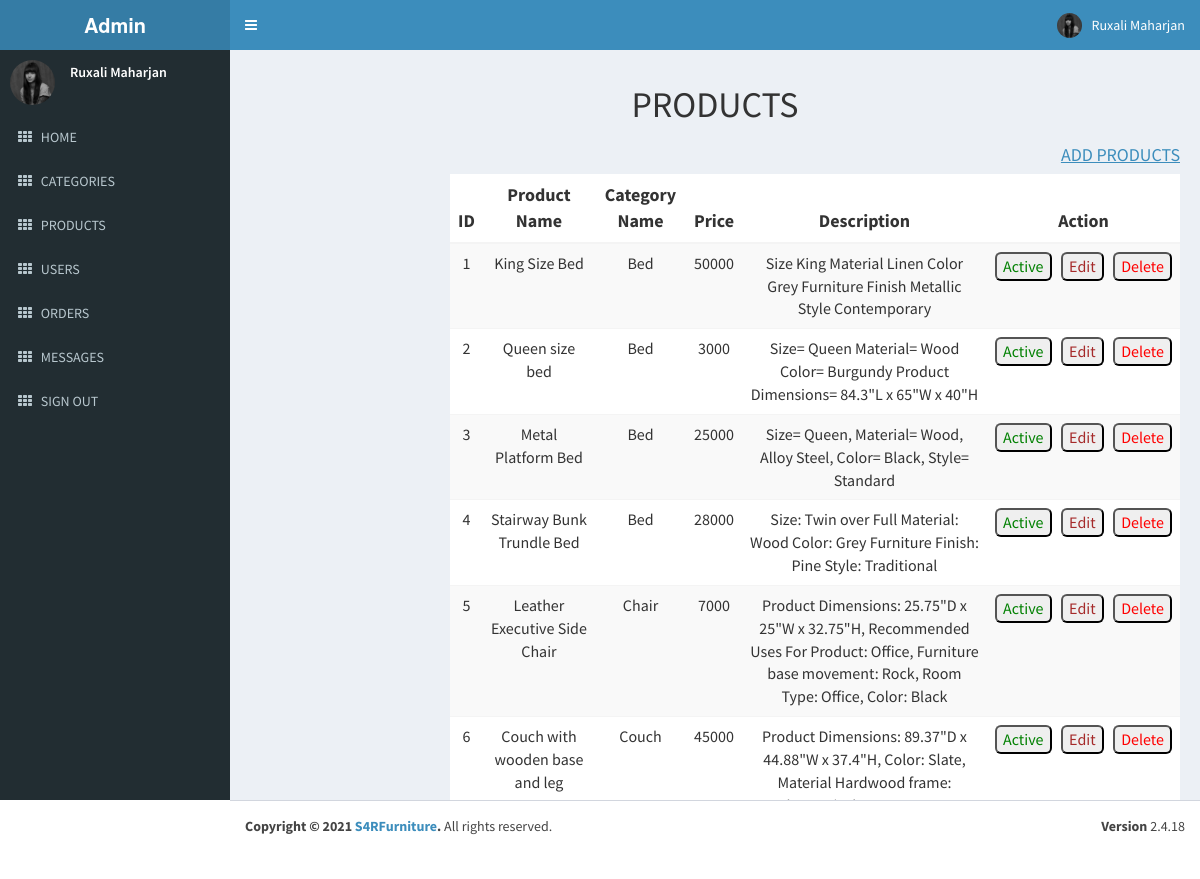
The app's page /admin/productsshow.php (signed in) with its own data.
### tables this page shows
CREATE TABLE `products` (
  `id` int(11) NOT NULL,
  `name` varchar(30) NOT NULL,
  `price` int(11) NOT NULL,
  `image1` varchar(255) NOT NULL,
  `image2` varchar(255) NOT NULL,
  `description` mediumtext NOT NULL,
  `category_id` int(11) NOT NULL,
  `created_at` timestamp NOT NULL DEFAULT current_timestamp(),
  `updated_at` timestamp NOT NULL DEFAULT current_timestamp(),
  `status` int(11) NOT NULL
);

CREATE TABLE `categories` (
  `id` int(11) NOT NULL,
  `name` varchar(255) NOT NULL,
  `image` varchar(255) NOT NULL,
  `created_at` timestamp NOT NULL DEFAULT current_timestamp(),
  `updated_at` timestamp NOT NULL DEFAULT current_timestamp(),
  `status` int(11) NOT NULL,
  `fileurl` varchar(255) NOT NULL
);

### admin/productsshow.php (the view, shortened to what this page needs)
<!DOCTYPE html>
<html>
<?php
 require('../connect.php');
  $sql = "SELECT c.name AS catname, d.* FROM products d JOIN categories c ON d.category_id = c.id ORDER BY d.id";
  $res = mysqli_query($connect,$sql);
?>
<?php
include('adminfiles/head.php')
?>
<body class="hold-transition skin-blue sidebar-mini">
  <div class="wrapper">
    <?php
    include('adminfiles/header.php')
    ?>
    <?php
    include('adminfiles/aside.php');
    ?>
    <div class="content-wrapper">
      <section class="content-header">
        <center>
          <h1>
            PRODUCTS
          </h1>
        </center>
      </section>
      <div class="container">
        <div class="col-md-8 col-md-offset-2">
          <h4 class="text-right"><a href="addProducts.php"><u>ADD PRODUCTS</u></a>
          </h4>
          <table class="table table-striped text-center" style="background-color: white;">
            <thead>
              <tr>
                <th style="font-size: large;">ID</th>
                <th style="font-size: large;">Product Name</th>
                <th style="font-size: large;">Category Name</th>
                <th style="font-size: large;">Price</th>
                <th style="font-size: large;">Description</th>
                <th style="font-size: large;">Action</th>
              </tr>
            </thead>
            <tbody>
              <?php
              while ($row = mysqli_fetch_assoc($res)) { ?>
                <tr>
                  <td style="font-size: medium;"><?php echo $row['id'] ?></td>
                  <td style="font-size: medium;"><?php echo $row['name'] ?></td>
                  <td style="font-size: medium;"><?php echo $row['catname'] ?></td>
                  <td style="font-size: medium;"><?php echo $row['price'] ?></td>
                  <td style="font-size: medium;"><?php echo $row['description'] ?></td>
                  <td style="font-size: medium;">
                  <div class="buttons">
                    <?php
                    if ($row['status'] == 1) {
                      echo "<button style='border-radius:6px;' ><a style='color:green;' href = '?type=status&operation=deactive&id=" . $row['id'] . "'>Active</a></button>&nbsp;&nbsp;&nbsp;";
                    } else {
                      echo "<button style='border-radius:6px;'><a style='color:blue;' href = '?type=status&operation=active&id=" . $row['id'] . " '>Deactive</a></button>&nbsp;&nbsp;&nbsp;";
                    }
                    echo "<button style='border-radius:6px;'><a style='color:brown;' href ='updateProducts.php?id=" . $row['id'] . "'>Edit</a></button>&nbsp;&nbsp;&nbsp;";
                    echo "<button style='border-radius:6px;'><a style='color:red' href = '?type=delete&id=" . $row['id'] . "'>Delete</a></button>";
                    ?>
                    </div>
                  </td>
                </tr>
              <?php } ?>
            </tbody>
          </table>
        </div>
      </div>
    </div>
  </div>
  <?php
  include('adminfiles/footer.php');
  ?>
</body>
</html>

### admin/productsshow.php (style rules this page uses)
.buttons { display: flex; justify-content: center; }

### records on screen
products: id "1", name "King Size Bed", category.name "Bed", price "50000", description "Size King Material Linen Color Grey Furniture Finish Metallic Style Contemporary"
products: id "2", name "Queen size bed", category.name "Bed", price "3000", description "Size= Queen Material= Wood Color= Burgundy Product Dimensions= 84.3\"L x 65\"W x 40\"H"
products: id "3", name "Metal Platform Bed", category.name "Bed", price "25000", description "Size= Queen, Material= Wood, Alloy Steel, Color= Black, Style= Standard"
products: id "4", name "Stairway Bunk Trundle Bed", category.name "Bed", price "28000", description "Size: Twin over Full Material: Wood Color: Grey Furniture Finish: Pine Style: Traditional"
products: id "5", name "Leather Executive Side Chair", category.name "Chair", price "7000", description "Product Dimensions: 25.75\"D x 25\"W x 32.75\"H, Recommended Uses For Product: Office, Furniture base movement: Rock, Room Type: Office, Color: Black"
products: id "6", name "Couch with wooden base and leg", category.name "Couch", price "45000", description "Product Dimensions: 89.37\"D x 44.88\"W x 37.4\"H, Color: Slate, Material Hardwood frame:…"
